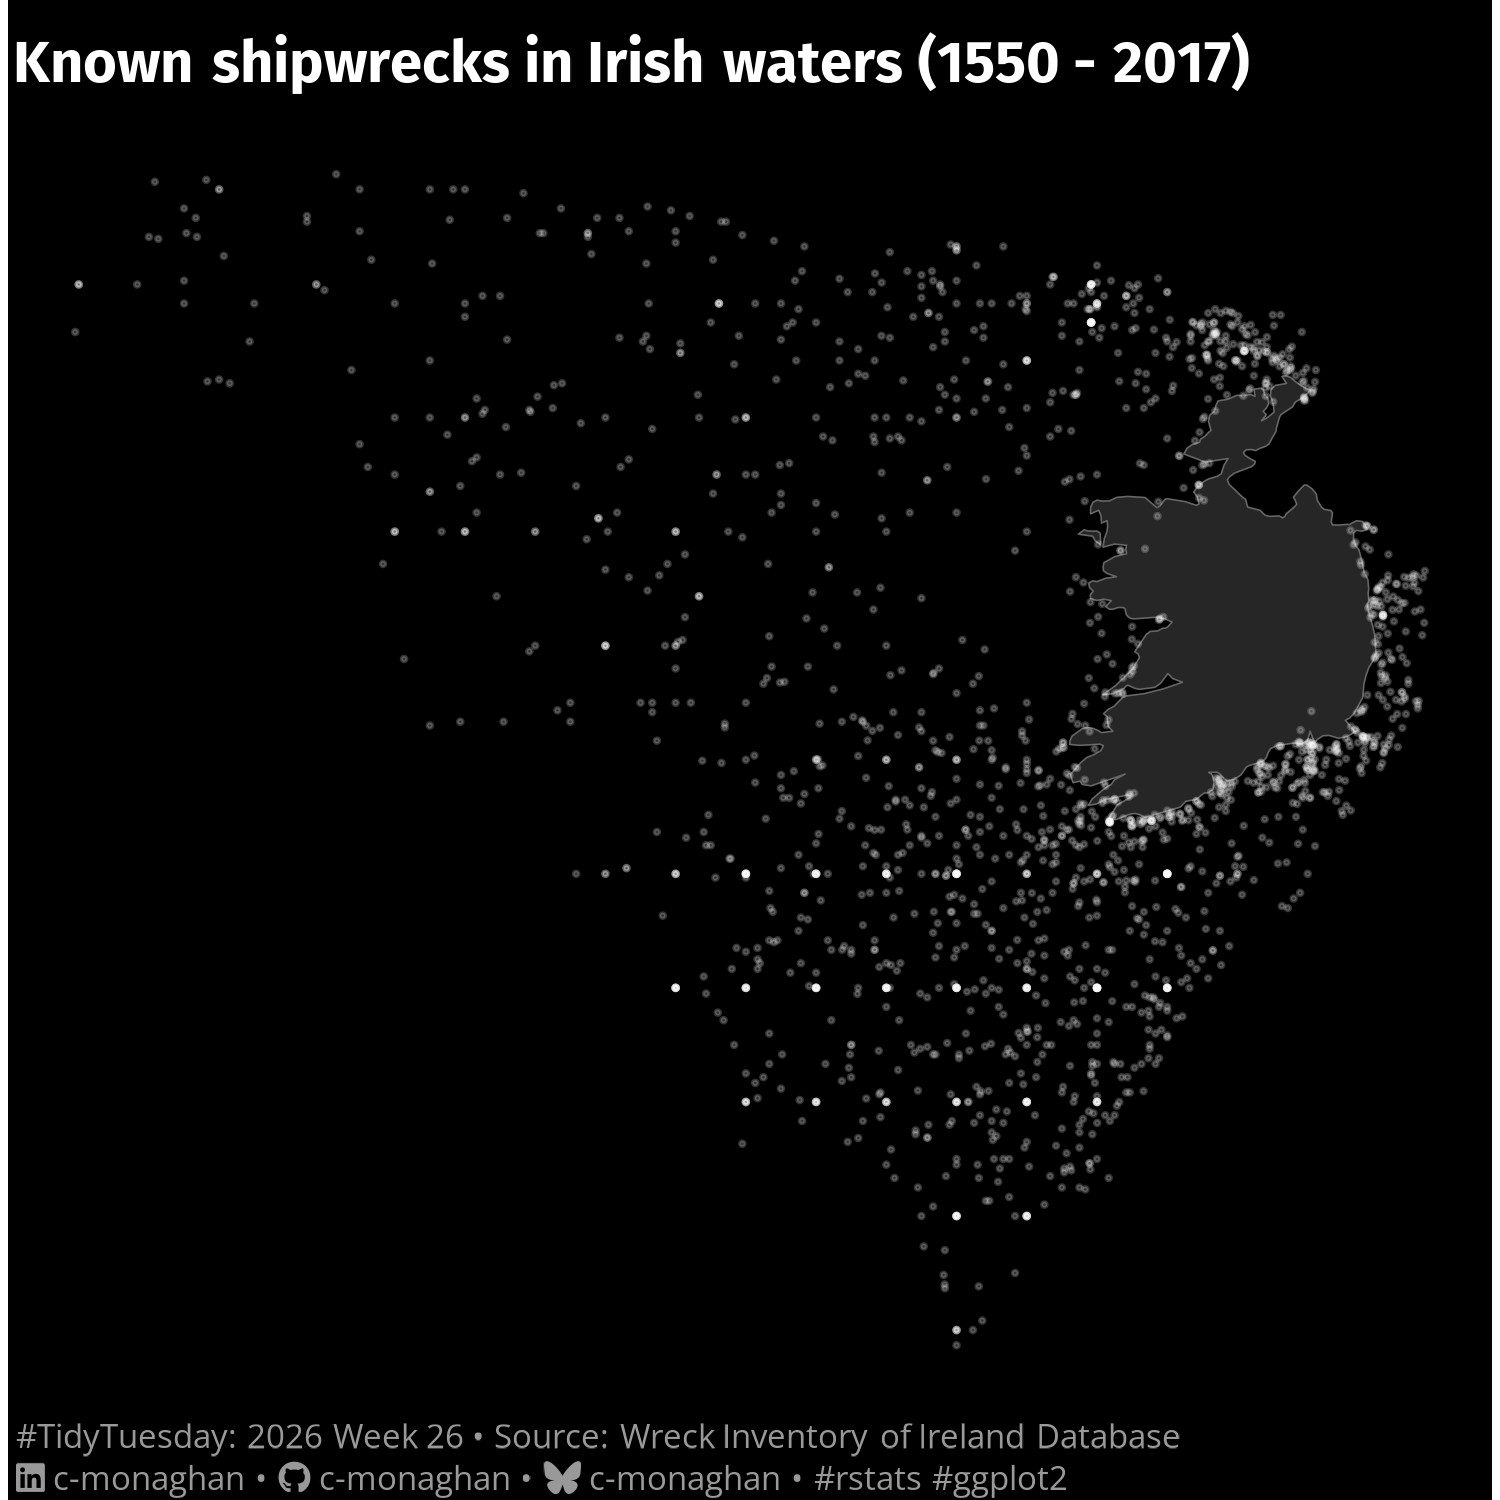

Write R code to recreate this figure.
# Packages ---------------------------------------------------------------------
library(dplyr)
library(ggplot2)
library(showtext)

# Fonts ------------------------------------------------------------------------
font_add_google("Fira Sans")
font_add_google("Open Sans")

title_font <- "Fira Sans"
body_font <- "Open Sans"

showtext_auto(enable = TRUE)
showtext_opts(dpi = 300)

caption <- cmBrand::create_caption(
  social = cmBrand::social_brand(),
  tt_text = cmBrand::tt_text(
    year = 2026,
    week = 26,
    source = "Wreck Inventory of Ireland Database"
  )
)

# Theme ------------------------------------------------------------------------
theme_clean <- function() {
  theme_void(base_family = body_font, base_size = 10) +
    theme(
      plot.title = ggtext::element_textbox_simple(
        colour = "white",
        size = rel(1.4),
        face = "bold",
        family = title_font,
        margin = margin(t = 10, r = 0, b = 5, l = 2)
      ),
      plot.subtitle = ggtext::element_textbox_simple(
        colour = "white",
        size = rel(1.1),
        margin = margin(t = 5, r = 0, b = 5, l = 0)
      ),
      plot.caption = ggtext::element_markdown(
        size = rel(0.8),
        hjust = 0,
        lineheight = 1.25,
        colour = "#999999",
        margin = margin(t = 5, r = 0, b = 0.5, l = 2, unit = "pt")
      )
    )
}

# Tidytuesday data -------------------------------------------------------------
tt_data <- tidytuesdayR::tt_load(x = 2026, week = 26)

# Data processing --------------------------------------------------------------
wreck_locations <- tt_data |>
  purrr::pluck("wreck_inventory") |>
  select(year, latitude, longitude) |>
  tidyr::drop_na() |>
  sf::st_as_sf(coords = c("longitude", "latitude"), crs = 4326)

# Getting map data of Ireland --------------------------------------------------
ireland <- rnaturalearth::ne_countries(
  country = "Ireland",
  scale = "medium",
  returnclass = "sf"
)

# Plotting ---------------------------------------------------------------------
ggplot() +
  geom_sf(data = ireland, fill = "grey15", colour = "grey40") +
  geom_sf(
    data = wreck_locations,
    colour = "white",
    alpha = 0.2,
    size = 0.3
  ) +
  labs(
    title = "Known shipwrecks in Irish waters (1550 - 2017)",
    x = NULL,
    y = NULL,
    caption = caption
  ) +
  theme_clean() +
  theme(
    plot.background = element_rect(fill = "black", colour = NA),
    panel.background = element_rect(fill = "black", colour = NA),
  ) +
  ggview::canvas(width = 5, height = 5) -> fig

# Exporting --------------------------------------------------------------------
ggview::save_ggplot(fig, here::here("2026/2026-06-30/20260630.png"))
